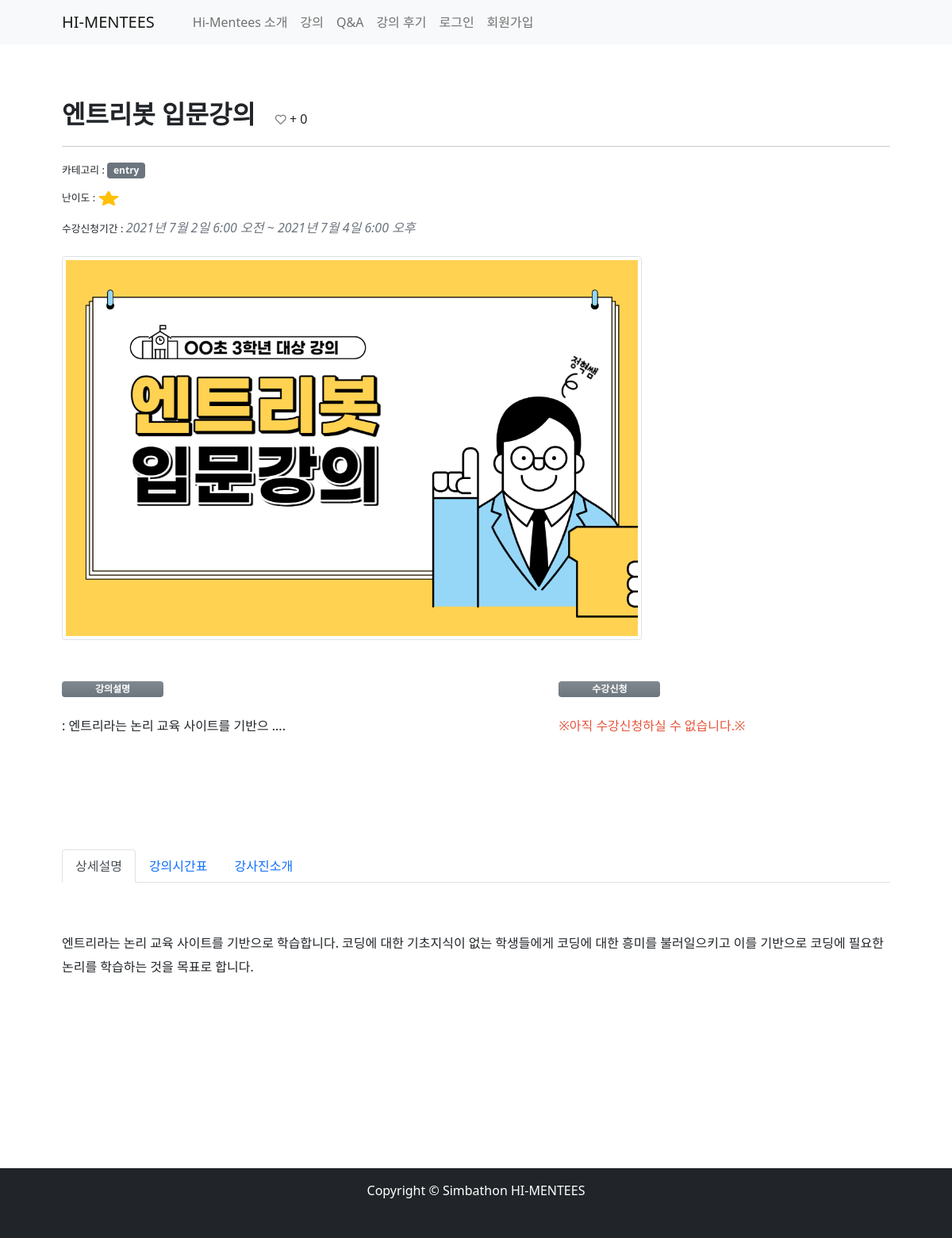
The app's page /lecture/72/ with its own data.
### lecture/models.py (models this page shows, shortened)
class Lecture(models.Model):
    id=models.AutoField(primary_key=True)
    title=models.CharField(max_length=200)
    CATEGORY_CHOICE=(
        ('python','파이썬'),
        ('ozobot','오조봇'),
        ('entry','엔트리'),
        ('goorum','구름'),
        ('etc','기타'),
    )
    category = models.CharField(max_length=20,choices=CATEGORY_CHOICE, default="")
    body=models.TextField()
    LEVEL_CHOICE = (
    ('star1','1단계'),
    ('star2','2단계'),
    ('star3','3단계'),
    ('star4','4단계'),
    ('star5','5단계'),)
    level=models.CharField(max_length=10, choices=LEVEL_CHOICE)
    host=models.ManyToManyField(UserProfile, blank=True, related_name="host")
    app_start_date=models.DateTimeField()
    app_end_date=models.DateTimeField()
    thumbnail=models.ImageField(upload_to='images/',blank=True, null=True)
    lec_time=models.IntegerField(default=0)
    webex_address=models.CharField(max_length=50, default="#")
    schedule=models.ImageField(upload_to='images/',blank=True, null=True)
    enrol_students=models.ManyToManyField(settings.AUTH_USER_MODEL, blank=True, related_name="enrol")
    like_users=models.ManyToManyField(settings.AUTH_USER_MODEL, blank=True, related_name="like_lectures")
    SHOWMAIN_CHOICE = (
        ('인기강의', '인기강의'),
        ('일주일 내 시작될 강의', '일주일 내 시작될 강의'),)
    showmain_lecture = models.CharField(max_length=20, choices=SHOWMAIN_CHOICE, default='일주일 내 시작될 강의')
    def summary(self):
        return self.body[:20]
    class Meta:
        db_table='Lecture'

### lecture/views.py (the view)
# urls.py: path('<str:id>2/',detail2, name='detail2'),
def detail2(request,id): #아직 신청기간 아닌 강의의 detail을 보여주는 함수
    lecture=get_object_or_404(Lecture, pk=id)
    return render(request, 'lecture/lectureDetail2.html',{'lecture':lecture})

### lecture/templates/lecture/lectureDetail2.html (shortened to what this page needs)
{% extends "base.html" %}
{% load static %}
{% block content %}
<!DOCTYPE html>
    <head>
        <link href="https://cdn.jsdelivr.net/npm/bootstrap-icons@1.5.0/font/bootstrap-icons.css" rel="stylesheet" />
        <link href="css/styles.css" rel="stylesheet" />
    </head>
    <body class="d-flex flex-column">
        <main class="flex-shrink-0">
            <section class="py-5">
                <div class="container px-5 my-5">
                    <div class="row gx-5">
                                <header class="mb-4">
                                    <div>
                                        <span>
                                        <span class="fw-bolder mb-1" style="font-size:xx-large">{{lecture.title}} &nbsp; </span>
                                        {% with lecture_like_users=lecture.like_users.all %}
                                        {% if request.user in lecture_like_users %}
                                        <a href="{% url 'lecture:like' lecture.id %}">
                                        <i class="fas fa-heart fa-sm animated delay-1s" style="color: red;"></i>
                                        </a>
                                        {% elif user.is_authenticated %}
                                        <a href="{% url 'lecture:like' lecture.id %}">
                                        <i class="far fa-heart fa-sm animated infinite bounce delay-1s" style="color: gray;"></i>
                                        </a>
                                        {% else %}
                                        <i class="far fa-heart fa-sm animated infinite bounce delay-1s" style="color: gray;"></i>
                                        {% endif %}
                                        <span>  + {{ lecture_like_users|length }} </span>
                                        {% endwith %}
                                        </span>
                                        <br>
                                        <hr>
                                        <span style ="font-size:0.8em"> 카테고리 : </span><a class="badge bg-secondary text-decoration-none link-light" href="#!">{{lecture.category}}</a>
                                        <br>
                                        <span style ="font-size:0.8em">난이도 : </span>
                                        {% if lecture.level == 'star1' %}
                                        <img src="{%static 'images/star1.png' %}" width=130 height=50></img>
                                        {% endif %}
                                        <br>
                                        <span style ="font-size:0.8em"> 수강신청기간 : </span><span class="text-muted fst-italic mb-2">{{lecture.app_start_date}} ~ {{lecture.app_end_date}}</span>
                                    </div>
                                </header>
                                    <div >
                                        {%if lecture.thumbnail %}
                                            <img class=" img-thumbnail rounded "  src="{{lecture.thumbnail.url}}" alt="..."/>
                                        {% endif %}
                                    </div>
                                    <div>
                                        <br><br>
                                        <div style="width:60%; float:left;">
                                        <div class="badge bg-secondary bg-gradient text-wrap" style="width: 8rem;">
                                            강의설명
                                          </div><br><br>
                                            :  {{lecture.summary}} ....
                                        </div>
                                         <div style="width:40%; float:right;">
                                         <div class="badge bg-secondary bg-gradient text-wrap" style="width: 8rem;">
                                            수강신청
                                          </div><br><br>
                                          <a href="#" style="color: rgb(231, 84, 58);" class="text-decoration-none">※아직 수강신청하실 수 없습니다.※</a>
                                        </div>
                                    </div>
                                    <br><br><br><br><br> <br><br><br><br><br><br>
                                    <div>
                                    <body>
                                    <section class="mb-5">
                                        <ul class="nav nav-tabs" id="myTab" role="tablist">
                                            <li class="nav-item" role="presentation">
                                            <button class="nav-link active" id="detail_introduce-tab" data-bs-toggle="tab" data-bs-target="#detail_introduce" type="button" role="tab" aria-controls="detail_introduce" aria-selected="true">상세설명</button>
                                            </li>
                                            <li class="nav-item" role="presentation">
                                            <button class="nav-link" id="schedule-tab" data-bs-toggle="tab" data-bs-target="#schedule" type="button" role="tab" aria-controls="schedule" aria-selected="false">강의시간표</button>
                                            </li>
                                            <li class="nav-item" role="presentation">
                                            <button class="nav-link" id="introduce-tab" data-bs-toggle="tab" data-bs-target="#introduce" type="button" role="tab" aria-controls="introduce" aria-selected="false">강사진소개</button>
                                            </li>
                                        </ul>
                                        <div class="tab-content" id="myTabContent">
                                            <div class="tab-pane fade show active" id="detail_introduce" role="tabpanel" aria-labelledby="detail_introduce-tab"><p class="fs-5 mb-4"><br><br><font size='3px'>{{lecture.body}}</font></p></div>
                                        </div>
                                        <br><br><br>
                                    </section>
                                    </body>
                                    </div>
                            <br><br><br>
                    </div>
                </div>
            </section>
        </main>
    </body>
</html>
{%endblock%}

### records on screen
Lecture: title "엔트리봇 입문강의", category "entry", app_start_date "2021년 7월 2일 6:00 오전", app_end_date "2021년 7월 4일 6:00 오후", thumbnail (picture), summary "엔트리라는 논리 교육 사이트를 기반으", body "엔트리라는 논리 교육 사이트를 기반으로 학습합니다. 코딩에 대한 기초지식이 없는 학생들에게 코딩에 대한 흥미를 불러일으키고 이를 기반으로 코딩에 필요한 논리를 학습하는 것을 목표로 합니다."

### other values on screen
{{ lecture_like_users|length }} "0"
